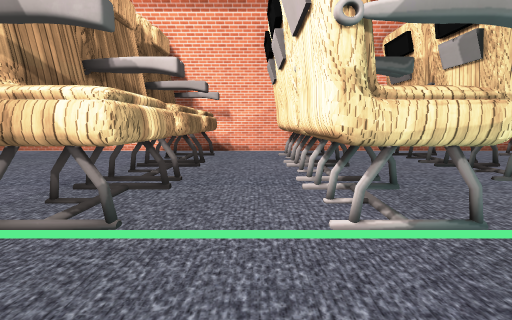
[1] (above)

19 first-person views from a walk through a scene from a Unity 3-D project. The camera is 1.5 m above the floor, tilts 8° down and sees 90° across. The floor is counted in squares, 1 m on a side. Each view is taken from the middle of a square. On the plan, view 1 faces up. The plan holds only what a view shows up to about 13 squares ahead; the rest is blank. The place goes on beyond the plan. The player character is not drawn. Some surface patterns are stand-ins.

[2]
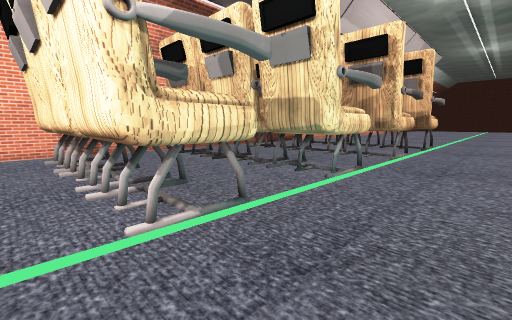

[3]
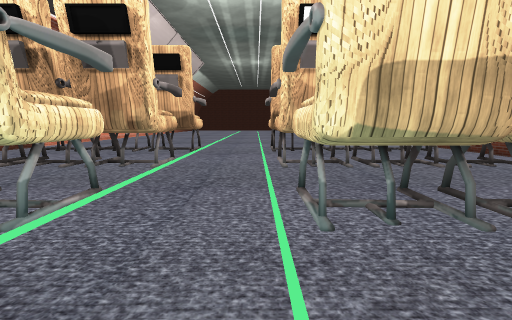

[4]
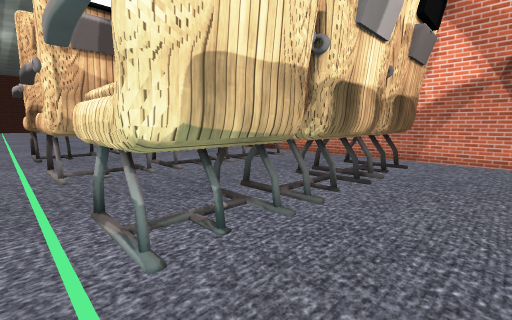

[5]
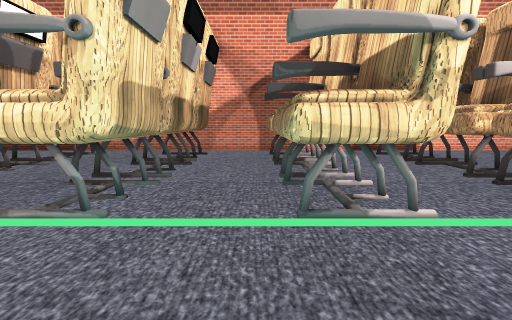

[6]
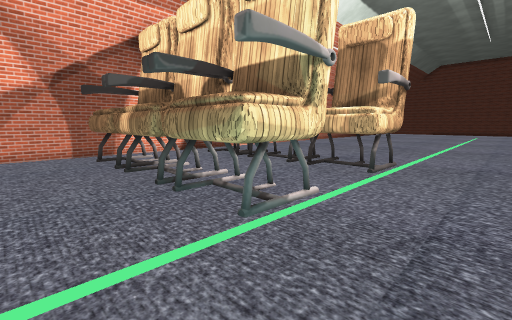

[7]
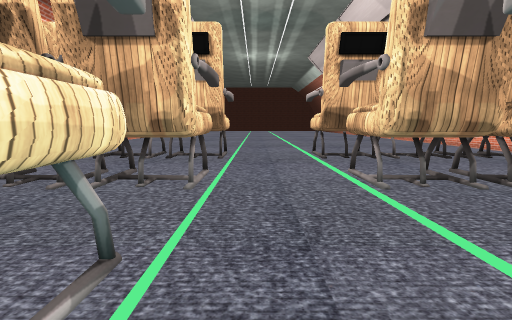

[8]
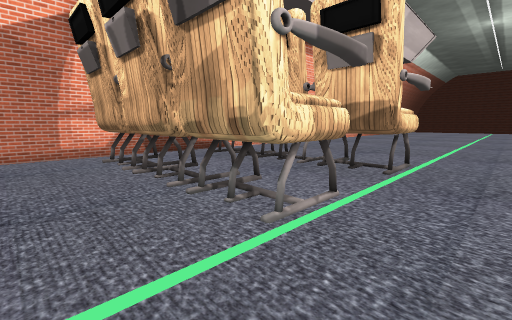

[9]
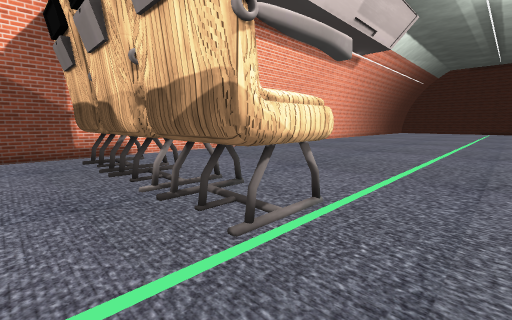

[10]
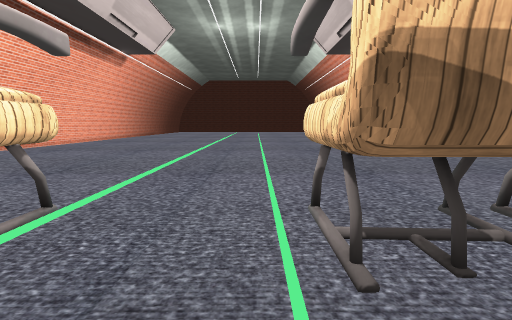

[11]
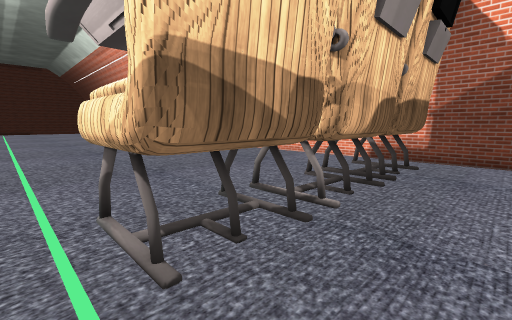

[12]
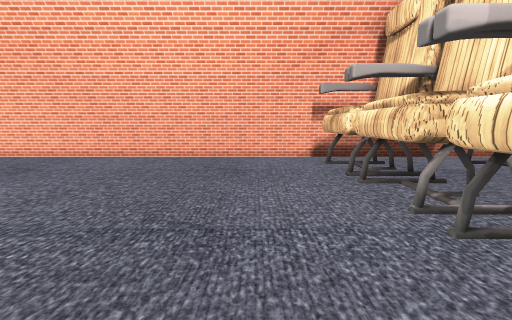

[13]
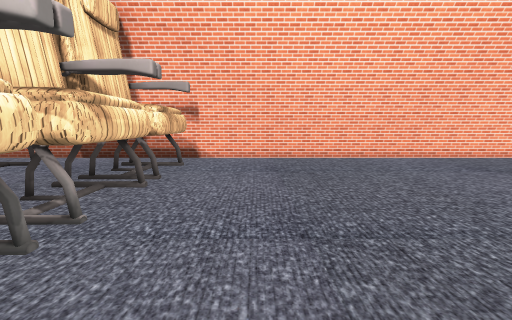

[14]
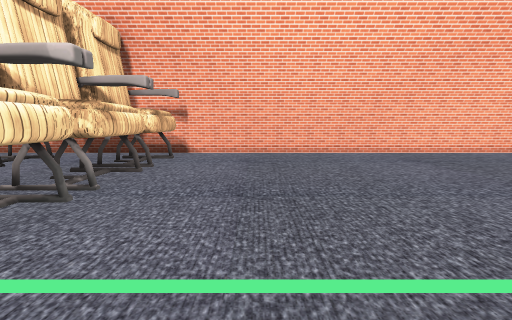

[15]
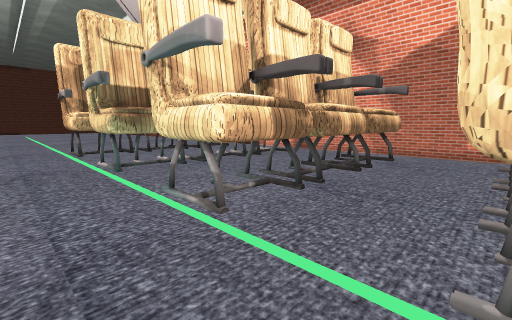

[16]
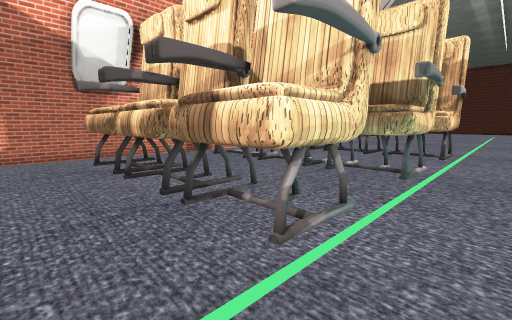

[17]
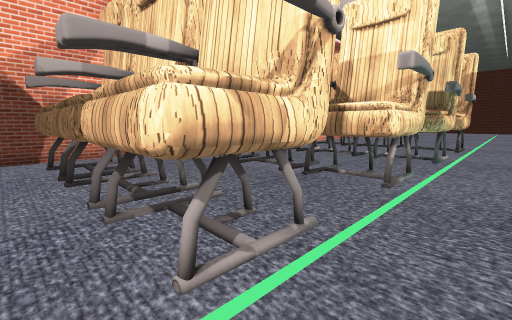

[18]
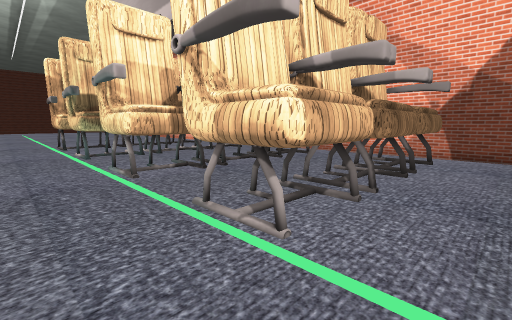

[19]
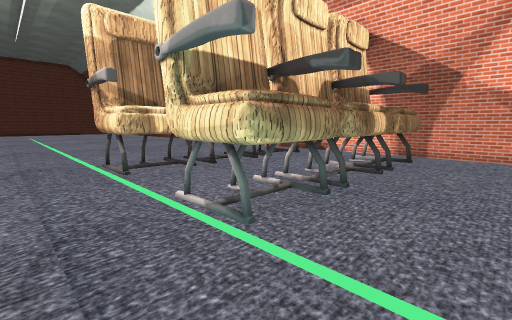

### Floor plan
Key: @ floor where view 1 was taken; # wall or solid block; . floor; / step, stairs or slope; C chair.
Columns run from 9 left of view 1 to 31 right of it. Each row starts with its distance up from view 1.
 14          ################################
 13  ...   ..................................
 12 .....CCC..CCC..CCCC..CCC..CCC............
 11 .....CCC..CCC..CCCC..CCC..CCC............
 10 .....CCC..CCC..CCCC..CCC..CCC............
  9 .....CCC..CCC..CCCC..CCC..CCC............
  8  ....CCC..CCC..CCCC..CCC..CCC...........
  7   ...CCC..CCC..CCCC..CCC..CCC..........
  6   ...CCC..CCC..CCCC..CCC..CCC.........
  5  ....CCC..CCC..CCCC..CCC..CCC..........
  4 .....CCC..CCC..CCCC..CCC..CCC...........
  3 .....CCC..CCC...CC...CCC...CC////////////
  2 .........................................
  1 .........................................
  0 .........@...............................
 -1 .....CCC..CCC..CCCC..CCC..CCC............
 -2  ....CCC..CCC..CCCC..CCC..CC ............
 -3   ...CCC..CCC..CCCC..CCC..CCC...........
 -4    ..CCC..CCC..CCCC..CCC..C C..........
 -5     .CCC..CCC..CCCC..CCC..CCC........
 -6     .CCC..CCC..CCCC..CCC..CCC.........
 -7    ..CCC..CCC...CC...CCC..CCC..........
 -8    ..CC ..CCC..CCCC..CCC..CCC...........
 -9    .. C ..CCC..CCCC..CCC..CCC............
-10    ..C C..CCC...CCC..CCC..CCC............
-11           ...............................
-12           ###############################

Where each view was taken, in squares from view 1:
view 1: 0 up, 0 right, facing up
view 2: 0 up, 0 right, facing up-right
view 3: 0 up, 3 right, facing right
view 4: 0 up, 4 right, facing down-right
view 5: 3 up, 4 right, facing down
view 6: 2 up, 6 right, facing down-left
view 7: 2 up, 6 right, facing right
view 8: 1 up, 9 right, facing up-right
view 9: 1 up, 15 right, facing up-right
view 10: 0 up, 15 right, facing right
view 11: 0 up, 15 right, facing down-right
view 12: 0 up, 22 right, facing down
view 13: 3 up, 22 right, facing up
view 14: 1 up, 23 right, facing up
view 15: 1 up, 12 right, facing up-left
view 16: 1 up, 11 right, facing down-left
view 17: 1 up, 15 right, facing down-left
view 18: 1 up, 16 right, facing up-left
view 19: 1 up, 6 right, facing up-left
